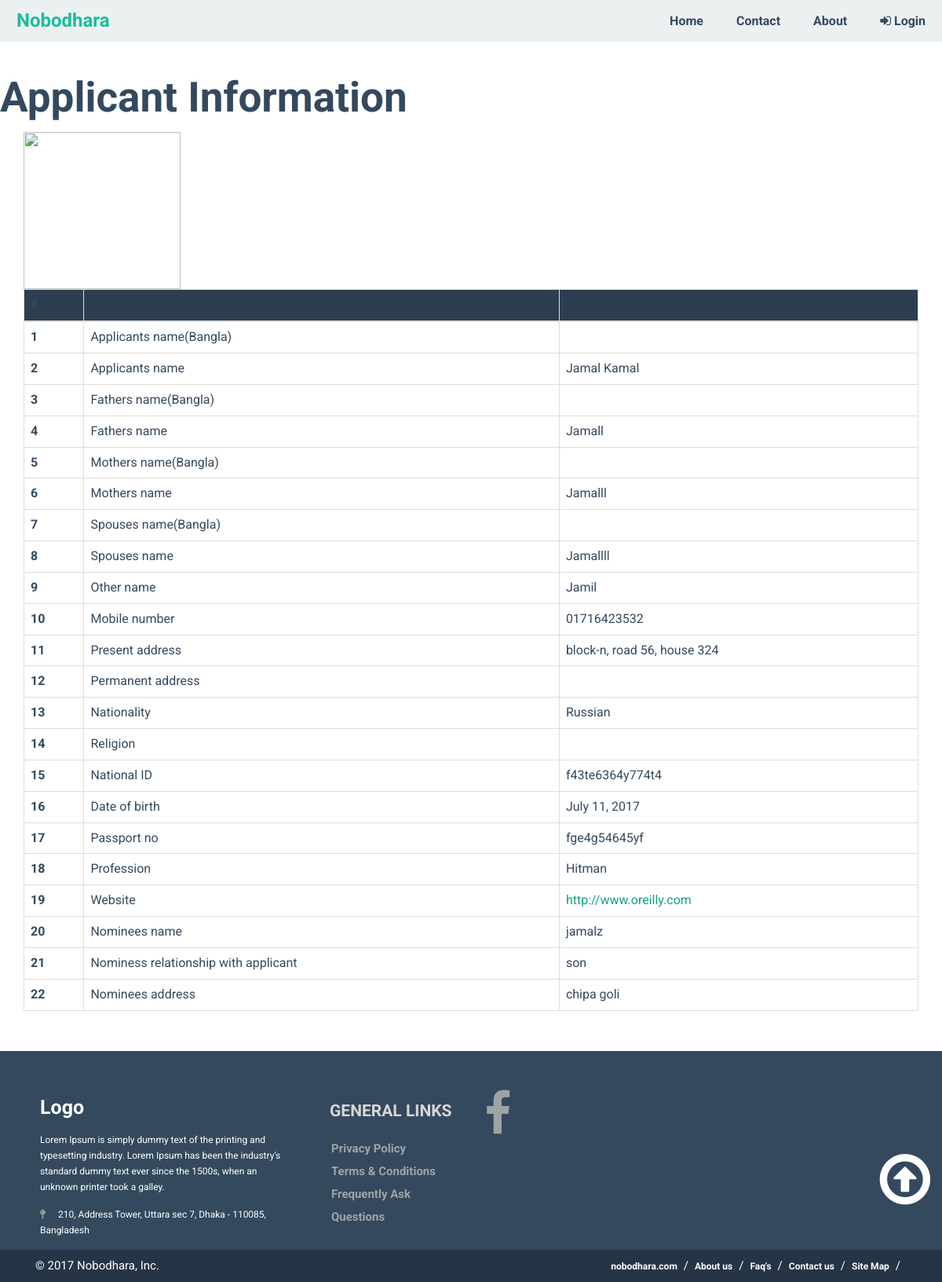
The app's page /applicant/1/ with its own data.
### plots/models.py (models this page shows, shortened)
class Applicant(models.Model):
    profile_picture = CloudinaryField(blank=True, null=True)
    applicants_name_bangla = models.CharField(max_length=255, blank=True, null=True)
    applicants_name = models.CharField(max_length=255, blank=True, null=True)
    fathers_name_bangla = models.CharField(max_length=255, blank=True, null=True)
    fathers_name = models.CharField(max_length=255, blank=True, null=True)
    mothers_name_bangla = models.CharField(max_length=255, blank=True, null=True)
    mothers_name = models.CharField(max_length=255, blank=True, null=True)
    spouses_name_bangla = models.CharField(max_length=255, blank=True, null=True)
    spouses_name = models.CharField(max_length=255, blank=True, null=True)
    other_name = models.CharField(max_length=255, blank=True, null=True)
    mobile_number = models.CharField(max_length=11, blank=True, null=True)
    present_address = models.CharField(max_length=255, blank=True, null=True)
    permanent_address = models.CharField(max_length=255, blank=True, null=True)
    nationality = models.CharField(max_length=255, blank=True, null=True)
    religion = models.CharField(max_length=50, blank=True, null=True)
    national_ID = models.CharField(max_length=255, blank=True, null=True)
    date_of_birth = models.DateField(blank=True, null=True)
    passport_no = models.CharField(max_length=255, blank=True, null=True)
    profession = models.CharField(max_length=255, blank=True, null=True)
    website = models.URLField(blank=True, null=True)
    nominees_name = models.CharField(max_length=255, blank=True, null=True)
    nominess_relationship_with_applicant = models.CharField(max_length=255, blank=True, null=True)
    nominees_address = models.CharField(max_length=255, blank=True, null=True)

### plots/views.py (the view)
# urls.py: url(r'^applicant/(?P<pk>[\w-]+)/$', views.applicant_detail, name='applicantsdetail'),
def applicant_detail(request, pk=None):
    instance = get_object_or_404(Applicant, pk=pk)
    context = {
        "instance": instance,
    }
    return render(request, "applicant_detail.html", context)

### plots/static/templates/applicant_detail.html (shortened to what this page needs)
{% extends 'base.html' %}
{% block content %}
    <h2>Applicant Information</h2>
<div class="container">
    <img src='{{ instance.profile_picture.url }}'  style="width:200px;height:200px;">
    <br>
    <table class="table table-bordered">
  <thead class="thead-inverse" style="background: #2C3E50; text-emphasis-color: #ffffff">
    <tr>
      <th>#</th>
      <th>&emsp;</th>
      <th>&emsp;</th>
    </tr>
  </thead>
  <tbody>
    <tr>
      <th scope="row">1</th>
      <td> Applicants name(Bangla) </td>
      <td> {{ instance.applicants_name_bangla|default_if_none:""  }}</td>
    </tr>
    <tr>
      <th scope="row">2</th>
      <td> Applicants name </td>
      <td>{{ instance.applicants_name|default_if_none:""   }}</td>
    </tr>
    <tr>
      <th scope="row">3</th>
      <td> Fathers name(Bangla) </td>
      <td>{{ instance.fathers_name_bangla|default_if_none:""   }}</td>
    </tr>
  <tr>
      <th scope="row">4</th>
      <td>Fathers name </td>
      <td>{{ instance.fathers_name|default_if_none:""  }}</td>
    </tr>
  <tr>
      <th scope="row">5</th>
      <td> Mothers name(Bangla) </td>
      <td>{{ instance.mothers_name_bangla|default_if_none:""   }}</td>
    </tr>
  <tr>
      <th scope="row">6</th>
      <td> Mothers name </td>
      <td>{{ instance.mothers_name|default_if_none:""  }}</td>
    </tr>
  <tr>
      <th scope="row">7</th>
      <td> Spouses name(Bangla) </td>
      <td> {{ instance.spouses_name_bangla|default_if_none:""  }}</td>
    </tr>
  <tr>
      <th scope="row">8</th>
      <td> Spouses name </td>
      <td>{{ instance.spouses_name|default_if_none:""  }}</td>
    </tr>
  <tr>
      <th scope="row">9</th>
      <td> Other name </td>
      <td>{{ instance.other_name|default_if_none:""  }}</td>
    </tr>
   <tr>
      <th scope="row">10</th>
      <td> Mobile number </td>
      <td>{{ instance.mobile_number|default_if_none:""  }}</td>
    </tr>
 <tr>
      <th scope="row">11</th>
      <td> Present address </td>
      <td>{{ instance.present_address|default_if_none:""  }}</td>
    </tr>
  <tr>
      <th scope="row">12</th>
      <td> Permanent address </td>
      <td>{{ instance.permanent_address|default_if_none:""  }}</td>
    </tr>
  <tr>
      <th scope="row">13</th>
      <td> Nationality </td>
      <td>{{ instance.nationality|default_if_none:""  }}</td>
    </tr>
  <tr>
      <th scope="row">14</th>
      <td> Religion </td>
      <td> {{ instance.religion|default_if_none:""  }}</td>
    </tr>
   <tr>
      <th scope="row">15</th>
      <td> National ID </td>
      <td> {{ instance.national_ID|default_if_none:""  }}</td>
    </tr>
   <tr>
      <th scope="row">16</th>
      <td> Date of birth </td>
      <td> {{ instance.date_of_birth|default_if_none:""  }}</td>
    </tr>
   <tr>
      <th scope="row">17</th>
      <td> Passport no </td>
      <td> {{ instance.passport_no|default_if_none:""  }}</td>
    </tr>
   <tr>
      <th scope="row">18</th>
      <td> Profession </td>
      <td> {{ instance.profession|default_if_none:""  }} </td>
    </tr>
   <tr>
      <th scope="row">19</th>
      <td> Website </td>
       <td><a href={{ instance.website }}>{{ instance.website|default_if_none:""  }}</a></td>
    </tr>
      <tr>
      <th scope="row">20</th>
      <td> Nominees name </td>
       <td> {{ instance.nominees_name|default_if_none:""  }}</td>
    </tr>
      <tr>
      <th scope="row">21</th>
      <td> Nominess relationship with applicant </td>
       <td>{{ instance.nominess_relationship_with_applicant|default_if_none:""  }}</td>
    </tr>
    <tr>
      <th scope="row">22</th>
      <td> Nominees address </td>
       <td>{{ instance.nominees_address|default_if_none:""  }}</td>
    </tr>
  </tbody>
</table>
</div>
{% endblock content %}

### plots/static/css/base.css (style rules this page uses)
html,body { height: 100% }
body { font-family: 'Roboto', sans-serif; padding-top: 65px; }

### records on screen
Applicant: applicants_name "Jamal Kamal", fathers_name "Jamall", mothers_name "Jamalll", spouses_name "Jamallll", other_name "Jamil", mobile_number "01716423532", present_address "block-n, road 56, house 324", nationality "Russian", national_ID "f43te6364y774t4", date_of_birth "July 11, 2017", passport_no "fge4g54645yf", profession "Hitman", website "http://www.oreilly.com", nominees_name "jamalz", nominess_relationship_with_applicant "son", nominees_address "chipa goli"
